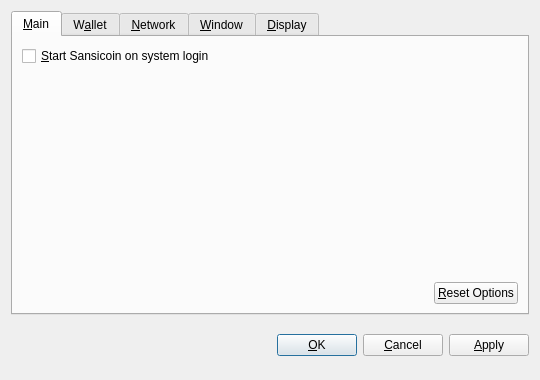
<?xml version="1.0" encoding="UTF-8"?>
<ui version="4.0">
 <class>OptionsDialog</class>
 <widget class="QDialog" name="OptionsDialog">
  <property name="geometry">
   <rect>
    <x>0</x>
    <y>0</y>
    <width>540</width>
    <height>380</height>
   </rect>
  </property>
  <property name="windowTitle">
   <string>Options</string>
  </property>
  <property name="modal">
   <bool>true</bool>
  </property>
  <layout class="QVBoxLayout" name="verticalLayout">
   <item>
    <widget class="QTabWidget" name="tabWidget">
     <property name="tabPosition">
      <enum>QTabWidget::North</enum>
     </property>
     <property name="currentIndex">
      <number>0</number>
     </property>
     <widget class="QWidget" name="tabMain">
      <attribute name="title">
       <string>&amp;Main</string>
      </attribute>
      <layout class="QVBoxLayout" name="verticalLayout_Main">
       <item>
        <widget class="QCheckBox" name="bitcoinAtStartup">
         <property name="toolTip">
          <string>Automatically start Sansicoin after logging in to the system.</string>
         </property>
         <property name="text">
          <string>&amp;Start Sansicoin on system login</string>
         </property>
        </widget>
       </item>
       <item>
        <spacer name="verticalSpacer_Main">
         <property name="orientation">
          <enum>Qt::Vertical</enum>
         </property>
         <property name="sizeHint" stdset="0">
          <size>
           <width>20</width>
           <height>40</height>
          </size>
         </property>
        </spacer>
       </item>
       <item>
        <layout class="QHBoxLayout" name="horizontalLayout_2_Main">
         <item>
          <spacer name="horizontalSpacer_2_Main">
           <property name="orientation">
            <enum>Qt::Horizontal</enum>
           </property>
           <property name="sizeHint" stdset="0">
            <size>
             <width>40</width>
             <height>20</height>
            </size>
           </property>
          </spacer>
         </item>
         <item>
          <widget class="QPushButton" name="resetButton">
           <property name="toolTip">
            <string>Reset all client options to default.</string>
           </property>
           <property name="text">
            <string>&amp;Reset Options</string>
           </property>
           <property name="autoDefault">
            <bool>false</bool>
           </property>
          </widget>
         </item>
        </layout>
       </item>
      </layout>
     </widget>
     <widget class="QWidget" name="tabWallet">
      <attribute name="title">
       <string>W&amp;allet</string>
      </attribute>
      <layout class="QVBoxLayout" name="verticalLayout_Network">
       <item>
        <widget class="QLabel" name="transactionFeeInfoLabel">
         <property name="text">
          <string>Optional transaction fee per kB that helps make sure your transactions are processed quickly. Most transactions are 1 kB.</string>
         </property>
         <property name="textFormat">
          <enum>Qt::PlainText</enum>
         </property>
         <property name="wordWrap">
          <bool>true</bool>
         </property>
        </widget>
       </item>
       <item>
        <layout class="QHBoxLayout" name="horizontalLayout_1_Main">
         <item>
          <widget class="QLabel" name="transactionFeeLabel">
           <property name="text">
            <string>Pay transaction &amp;fee</string>
           </property>
           <property name="textFormat">
            <enum>Qt::PlainText</enum>
           </property>
           <property name="buddy">
            <cstring>transactionFee</cstring>
           </property>
          </widget>
         </item>
         <item>
          <widget class="BitcoinAmountField" name="transactionFee"/>
         </item>
         <item>
          <spacer name="horizontalSpacer_1_Main">
           <property name="orientation">
            <enum>Qt::Horizontal</enum>
           </property>
           <property name="sizeHint" stdset="0">
            <size>
             <width>40</width>
             <height>20</height>
            </size>
           </property>
          </spacer>
         </item>
        </layout>
       </item>
       <item>
        <widget class="QLabel" name="label">
         <property name="text">
          <string>If you disable the spending of unconfirmed change, the change from a transaction cannot be used until that transaction has at least one confirmation. This also affects how your balance is computed.</string>
         </property>
         <property name="wordWrap">
          <bool>true</bool>
         </property>
        </widget>
       </item>
       <item>
        <widget class="QCheckBox" name="spendZeroConfChange">
         <property name="text">
          <string>Spend unconfirmed change  (experts only)</string>
         </property>
        </widget>
       </item>
       <item>
        <spacer name="verticalSpacer">
         <property name="orientation">
          <enum>Qt::Vertical</enum>
         </property>
         <property name="sizeHint" stdset="0">
          <size>
           <width>20</width>
           <height>40</height>
          </size>
         </property>
        </spacer>
       </item>
      </layout>
     </widget>
     <widget class="QWidget" name="tabNetwork">
      <attribute name="title">
       <string>&amp;Network</string>
      </attribute>
      <layout class="QVBoxLayout" name="verticalLayout_Network">
       <item>
        <widget class="QCheckBox" name="mapPortUpnp">
         <property name="toolTip">
          <string>Automatically open the Sansicoin client port on the router. This only works when your router supports UPnP and it is enabled.</string>
         </property>
         <property name="text">
          <string>Map port using &amp;UPnP</string>
         </property>
        </widget>
       </item>
       <item>
        <widget class="QCheckBox" name="connectSocks">
         <property name="toolTip">
          <string>Connect to the Sansicoin network through a SOCKS proxy (e.g. when connecting through Tor).</string>
         </property>
         <property name="text">
          <string>&amp;Connect through SOCKS proxy:</string>
         </property>
        </widget>
       </item>
       <item>
        <layout class="QHBoxLayout" name="horizontalLayout_Network">
         <item>
          <widget class="QLabel" name="proxyIpLabel">
           <property name="text">
            <string>Proxy &amp;IP:</string>
           </property>
           <property name="textFormat">
            <enum>Qt::PlainText</enum>
           </property>
           <property name="buddy">
            <cstring>proxyIp</cstring>
           </property>
          </widget>
         </item>
         <item>
          <widget class="QValidatedLineEdit" name="proxyIp">
           <property name="maximumSize">
            <size>
             <width>140</width>
             <height>16777215</height>
            </size>
           </property>
           <property name="toolTip">
            <string>IP address of the proxy (e.g. 127.0.0.1)</string>
           </property>
          </widget>
         </item>
         <item>
          <widget class="QLabel" name="proxyPortLabel">
           <property name="text">
            <string>&amp;Port:</string>
           </property>
           <property name="textFormat">
            <enum>Qt::PlainText</enum>
           </property>
           <property name="buddy">
            <cstring>proxyPort</cstring>
           </property>
          </widget>
         </item>
         <item>
          <widget class="QLineEdit" name="proxyPort">
           <property name="maximumSize">
            <size>
             <width>55</width>
             <height>16777215</height>
            </size>
           </property>
           <property name="toolTip">
            <string>Port of the proxy (e.g. 9050)</string>
           </property>
          </widget>
         </item>
         <item>
          <widget class="QLabel" name="socksVersionLabel">
           <property name="text">
            <string>SOCKS &amp;Version:</string>
           </property>
           <property name="textFormat">
            <enum>Qt::PlainText</enum>
           </property>
           <property name="buddy">
            <cstring>socksVersion</cstring>
           </property>
          </widget>
         </item>
         <item>
          <widget class="QValueComboBox" name="socksVersion">
           <property name="toolTip">
            <string>SOCKS version of the proxy (e.g. 5)</string>
           </property>
          </widget>
         </item>
         <item>
          <spacer name="horizontalSpacer_Network">
           <property name="orientation">
            <enum>Qt::Horizontal</enum>
           </property>
           <property name="sizeHint" stdset="0">
            <size>
             <width>40</width>
             <height>20</height>
            </size>
           </property>
          </spacer>
         </item>
        </layout>
       </item>
       <item>
        <spacer name="verticalSpacer_Network">
         <property name="orientation">
          <enum>Qt::Vertical</enum>
         </property>
         <property name="sizeHint" stdset="0">
          <size>
           <width>20</width>
           <height>40</height>
          </size>
         </property>
        </spacer>
       </item>
      </layout>
     </widget>
     <widget class="QWidget" name="tabWindow">
      <attribute name="title">
       <string>&amp;Window</string>
      </attribute>
      <layout class="QVBoxLayout" name="verticalLayout_Window">
       <item>
        <widget class="QCheckBox" name="minimizeToTray">
         <property name="toolTip">
          <string>Show only a tray icon after minimizing the window.</string>
         </property>
         <property name="text">
          <string>&amp;Minimize to the tray instead of the taskbar</string>
         </property>
        </widget>
       </item>
       <item>
        <widget class="QCheckBox" name="minimizeOnClose">
         <property name="toolTip">
          <string>Minimize instead of exit the application when the window is closed. When this option is enabled, the application will be closed only after selecting Quit in the menu.</string>
         </property>
         <property name="text">
          <string>M&amp;inimize on close</string>
         </property>
        </widget>
       </item>
       <item>
        <spacer name="verticalSpacer_Window">
         <property name="orientation">
          <enum>Qt::Vertical</enum>
         </property>
         <property name="sizeHint" stdset="0">
          <size>
           <width>20</width>
           <height>40</height>
          </size>
         </property>
        </spacer>
       </item>
      </layout>
     </widget>
     <widget class="QWidget" name="tabDisplay">
      <attribute name="title">
       <string>&amp;Display</string>
      </attribute>
      <layout class="QVBoxLayout" name="verticalLayout_Display">
       <item>
        <layout class="QHBoxLayout" name="horizontalLayout_1_Display">
         <item>
          <widget class="QLabel" name="langLabel">
           <property name="text">
            <string>User Interface &amp;language:</string>
           </property>
           <property name="textFormat">
            <enum>Qt::PlainText</enum>
           </property>
           <property name="buddy">
            <cstring>lang</cstring>
           </property>
          </widget>
         </item>
         <item>
          <widget class="QValueComboBox" name="lang">
           <property name="toolTip">
            <string>The user interface language can be set here. This setting will take effect after restarting Sansicoin.</string>
           </property>
          </widget>
         </item>
        </layout>
       </item>
       <item>
        <layout class="QHBoxLayout" name="horizontalLayout_2_Display">
         <item>
          <widget class="QLabel" name="unitLabel">
           <property name="text">
            <string>&amp;Unit to show amounts in:</string>
           </property>
           <property name="textFormat">
            <enum>Qt::PlainText</enum>
           </property>
           <property name="buddy">
            <cstring>unit</cstring>
           </property>
          </widget>
         </item>
         <item>
          <widget class="QValueComboBox" name="unit">
           <property name="toolTip">
            <string>Choose the default subdivision unit to show in the interface and when sending coins.</string>
           </property>
          </widget>
         </item>
        </layout>
       </item>
       <item>
        <widget class="QCheckBox" name="displayAddresses">
         <property name="toolTip">
          <string>Whether to show Sansicoin addresses in the transaction list or not.</string>
         </property>
         <property name="text">
          <string>&amp;Display addresses in transaction list</string>
         </property>
        </widget>
       </item>
       <item>
        <widget class="QCheckBox" name="coinControlFeatures">
         <property name="toolTip">
          <string>Whether to show coin control features or not.</string>
         </property>
         <property name="text">
          <string>Display coin &amp;control features (experts only!)</string>
         </property>
        </widget>
       </item>
       <item>
        <spacer name="verticalSpacer_Display">
         <property name="orientation">
          <enum>Qt::Vertical</enum>
         </property>
         <property name="sizeHint" stdset="0">
          <size>
           <width>20</width>
           <height>40</height>
          </size>
         </property>
        </spacer>
       </item>
      </layout>
     </widget>
    </widget>
   </item>
   <item>
    <layout class="QHBoxLayout" name="horizontalLayout_Buttons">
     <item>
      <spacer name="horizontalSpacer_1">
       <property name="orientation">
        <enum>Qt::Horizontal</enum>
       </property>
       <property name="sizeHint" stdset="0">
        <size>
         <width>40</width>
         <height>48</height>
        </size>
       </property>
      </spacer>
     </item>
     <item>
      <widget class="QLabel" name="statusLabel">
       <property name="font">
        <font>
         <weight>75</weight>
         <bold>true</bold>
        </font>
       </property>
       <property name="text">
        <string/>
       </property>
       <property name="textFormat">
        <enum>Qt::PlainText</enum>
       </property>
       <property name="wordWrap">
        <bool>true</bool>
       </property>
      </widget>
     </item>
     <item>
      <spacer name="horizontalSpacer_2">
       <property name="orientation">
        <enum>Qt::Horizontal</enum>
       </property>
       <property name="sizeHint" stdset="0">
        <size>
         <width>40</width>
         <height>48</height>
        </size>
       </property>
      </spacer>
     </item>
     <item>
      <widget class="QPushButton" name="okButton">
       <property name="text">
        <string>&amp;OK</string>
       </property>
      </widget>
     </item>
     <item>
      <widget class="QPushButton" name="cancelButton">
       <property name="text">
        <string>&amp;Cancel</string>
       </property>
       <property name="autoDefault">
        <bool>false</bool>
       </property>
      </widget>
     </item>
     <item>
      <widget class="QPushButton" name="applyButton">
       <property name="text">
        <string>&amp;Apply</string>
       </property>
       <property name="autoDefault">
        <bool>false</bool>
       </property>
      </widget>
     </item>
    </layout>
   </item>
  </layout>
 </widget>
 <customwidgets>
  <customwidget>
   <class>BitcoinAmountField</class>
   <extends>QSpinBox</extends>
   <header>bitcoinamountfield.h</header>
  </customwidget>
  <customwidget>
   <class>QValueComboBox</class>
   <extends>QComboBox</extends>
   <header>qvaluecombobox.h</header>
  </customwidget>
  <customwidget>
   <class>QValidatedLineEdit</class>
   <extends>QLineEdit</extends>
   <header>qvalidatedlineedit.h</header>
  </customwidget>
 </customwidgets>
 <resources/>
 <connections/>
</ui>
